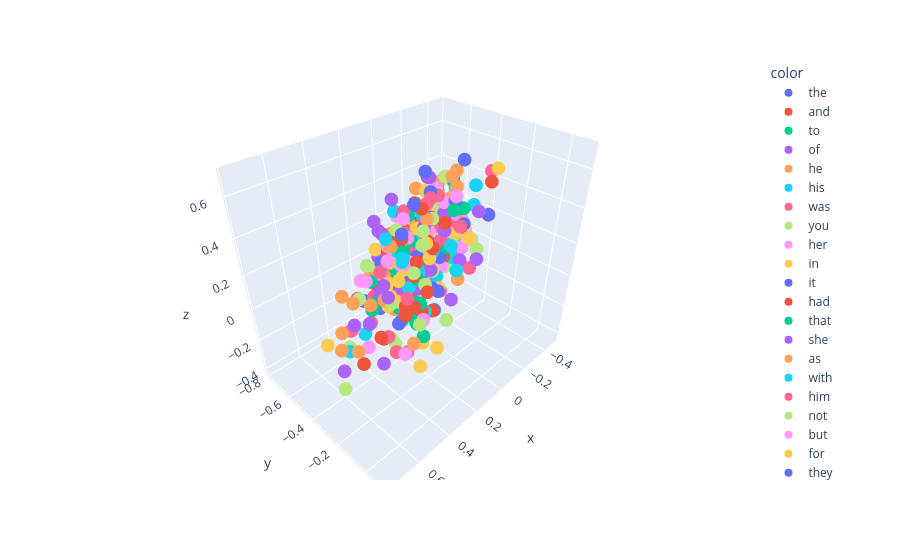

Here is the notebook cell this chart was saved with:
### Code cell
import plotly.express as px

fig = px.scatter_3d(
    x=x[:500, 0],
    y=x[:500, 1],
    z=x[:500, 2],
    color=y[:500]
)

fig.show()
